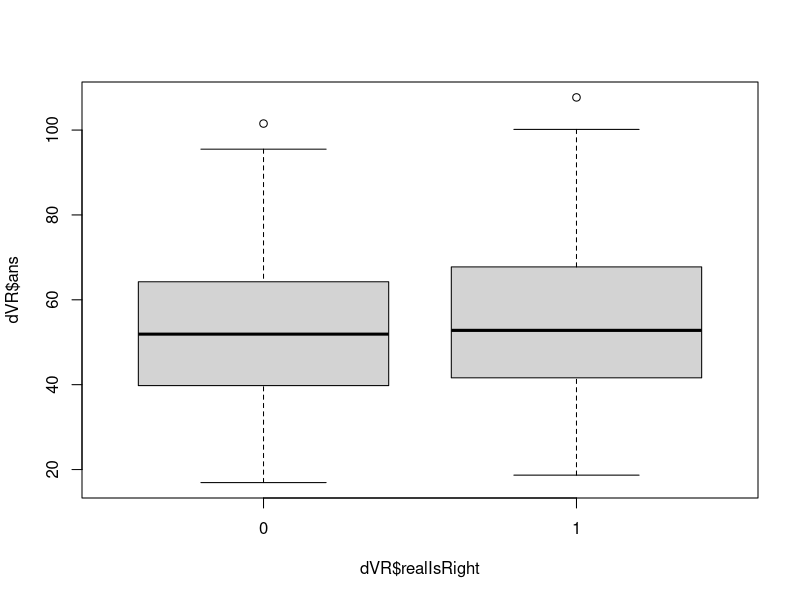
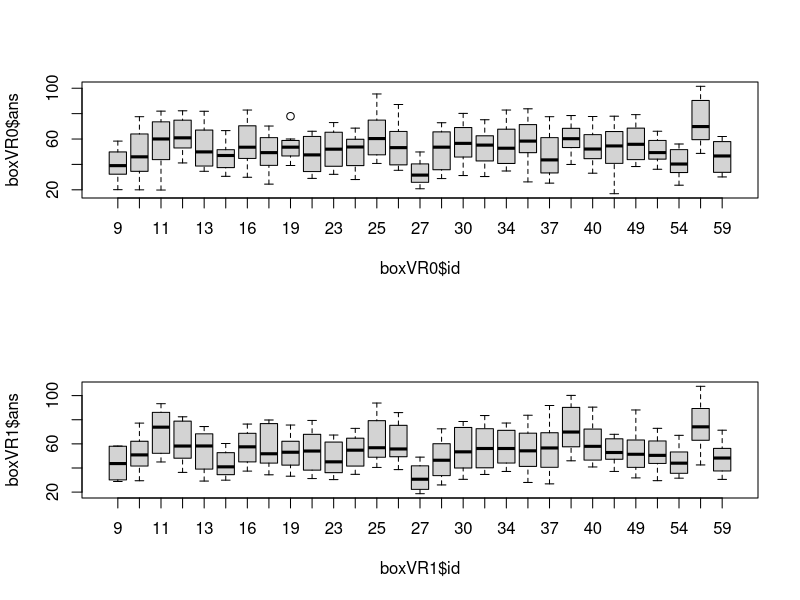

The R script that drew these images, in order: (Note: this script raises an error after producing the figures.)
setwd("~/ExoAR/dataAnalysis/Rstuff")

library(car)
library(ggplot2)

library("afex")     # needed for ANOVA functions.
library("emmeans")  # emmeans must now be loaded explicitly for follow-up tests.
library("multcomp") # for advanced control for multiple testing/Type 1 errors.

afex_options(emmeans_model = "multivariate") # use multivariate model for all follow-up tests.

d <- read.table('trimmedData.csv',header = TRUE, sep = ',')

d$ans <- d$ans*100

#trim data to delete errors
d$relativeAns <- d$ans/d$e
d<-d[d$relativeAns>0.35,]

rawD <- d

#full factorial model
d$realIsRight <- factor(d$realIsRight)
d$rep <- factor(d$rep)
d$e <- factor(d$e)

# mean between the two rep
d<-aggregate(ans~realIsRight+e+type+id,data=d,FUN=mean)

#ggplot(data=d, aes(x=e, y=relativeAns, colour=factor(type)))+ stat_smooth(method=lm, fullrange=FALSE) + geom_point()

# test if the VR/RV factor is relevent
dVR <- d[which(d$type=="RV"),]
boxplot(dVR$ans ~ dVR$realIsRight)
fitRV <- lm(ans ~ e + realIsRight + (1|id), data=dVR)
summary(fitRV)
anova(fitRV)

boxVR0 <- dVR[which(dVR$realIsRight==0),]
boxVR1 <- dVR[which(dVR$realIsRight==1),]
par(mfrow=c(2,1))
boxplot(boxVR0$ans ~ boxVR0$id)
boxplot(boxVR1$ans ~ boxVR1$id)

par(mfrow=c(1,1))
boxplot(boxVR$ans ~ boxVR$realIsRight + boxVR$id)

# complete model
fitAll <- lm(ans ~ e * type * realIsRight + (1|id), data=d)
summary(fitAll)
anova(fitAll)


### previous
# since the anova is not significant, we delete this model and average the results
d<-aggregate(ans~e+type+id,data=d,FUN=mean)


#some plots
d$relativeAns <- d$ans/d$e

boxplot(d$ans ~ d$id)
boxplot(d$relativeAns ~ d$id)

boxplot(d$ans ~ d$e)
boxplot(d$relativeAns ~ d$e)

boxplot(d$ans ~ d$type)
boxplot(d$relativeAns ~ d$type)

### Old model, not relevent
fit1 <- lm(ans ~ e + type*realIsRight, data=d)
summary(fit1)
ano1<-aov(fit1)
TukeyHSD(ano1)

fit2 <- lm(ans ~ e + type, data=d)
summary(fit2)
ano2<-aov(fit2)
summary(ano2)

# layout(matrix(1:4,2,2))
# plot(fit1)

### plot the linear fit
par(mfrow=c(1,1))
plot <- ggplot(data=d, aes(x=e, y=ans, colour=factor(type)))
plot + stat_smooth(method=lm, fullrange=FALSE) + geom_point()
plot + stat_smooth(method=lm, fullrange=FALSE) + geom_point() + facet_wrap(~as.factor(id), nrow=5)

### compute anova
a1 <- aov_ez("id", "ans", d, between = NULL, within = c("e","type"),anova_table = list(es = "pes"))
nice(a1$anova_table)

### do post-hoc
m1 <- emmeans(a1$aov, ~ type)
summary(as.glht(pairs(m1)), test=adjusted("bonferroni"))
m2 <- emmeans(a1$aov, ~ e)
summary(as.glht(pairs(m2)), test=adjusted("bonferroni"))
m3 <- emmeans(a1$aov, ~ type+e)
summary(as.glht(pairs(m3)), test=adjusted("bonferroni"))

### agregate data for plot
aggD<-aggregate(ans~e+type, rawD ,function(x) c(mean=mean(x),sd = sd(x)))
aggD$sd<-aggD$ans[,"sd"]
aggD$ans<-aggD$ans[,"mean"]
aggD<-aggD[order(e,type),]

n<-length(unique(d$id))
x0<-aggD[aggD$type=="RR",]$e
x1<-aggD[aggD$type=="RV",]$e-1
x2<-aggD[aggD$type=="VV",]$e+1
y0<-aggD[aggD$type=="RR",]$ans
y1<-aggD[aggD$type=="RV",]$ans
y2<-aggD[aggD$type=="VV",]$ans
se0<-aggD[aggD$type=="RR",]$sd/sqrt(n)
se1<-aggD[aggD$type=="RV",]$sd/sqrt(n)
se2<-aggD[aggD$type=="VV",]$sd/sqrt(n)
plot(y0 ~ x0,
     ylim=c(20,100),
     xlim=c(20,65),
     main=" ",
     ylab="Perceived distance (cm)",
     xlab="Real distance (cm)",
     col="red")
points(y1 ~ x1, col="green")
points(y2~x2, col="blue")
arrows(x0,y0-se0/2,x0,y0+se0/2, length=0.05, angle=90, code=3, col="red")
arrows(x1,y1-se1/2,x1,y1+se1/2, length=0.05, angle=90, code=3, col="green")
arrows(x2,y2-se2/2,x2,y2+se2/2, length=0.05, angle=90, code=3, col="blue")
lines(c(0,120),c(0,120),lty=2,col="black")
legend(57,35,
       c("RR","RV","VV"),
       pch = 1,
       col=c("red","green","blue"))



### NEW

d <- rawD

dRR <- d[which(d$type=="RR"),]
dRR$type <- "RR"
dRV <- d[which(d$type=="RV" & d$realIsRight==0),]
dRV$type <- "RV"
dVR <- d[which(d$type=="RV" & d$realIsRight==1),]
dVR$type <- "VR"
dVV <- d[which(d$type=="VV"),]
dVV$type <- "VV"

d<- rbind(dRR,dRV,dVR,dVV)
d$type <- factor(d$type)

fit3 <- lm(ans ~ e + type, data=d)
summary(fit3)
ano3<-aov(fit3)
summary(ano3)


### agregate data for plot
aggD<-aggregate(ans~e+type, d ,function(x) c(mean=mean(x),sd = sd(x)))
aggD$sd<-aggD$ans[,"sd"]
aggD$ans<-aggD$ans[,"mean"]
aggD<-aggD[order(e,type),]

n<-length(unique(d$id))
x0<-aggD[aggD$type=="RR",]$e-2
x1<-aggD[aggD$type=="RV",]$e
x3<-aggD[aggD$type=="VR",]$e-1
x2<-aggD[aggD$type=="VV",]$e+1
y0<-aggD[aggD$type=="RR",]$ans
y1<-aggD[aggD$type=="RV",]$ans
y3<-aggD[aggD$type=="VR",]$ans
y2<-aggD[aggD$type=="VV",]$ans
se0<-aggD[aggD$type=="RR",]$sd/sqrt(n)
se1<-aggD[aggD$type=="RV",]$sd/sqrt(n)
se3<-aggD[aggD$type=="VR",]$sd/sqrt(n)
se2<-aggD[aggD$type=="VV",]$sd/sqrt(n)
plot(y0 ~ x0,
     ylim=c(20,100),
     xlim=c(20,65),
     main=" ",
     ylab="Perceived distance (cm)",
     xlab="Real distance (cm)",
     col="red")
points(y1 ~ x1, col="green")
points(y2~x2, col="blue")
points(y3~x3, col="orange")
arrows(x0,y0-se0/2,x0,y0+se0/2, length=0.05, angle=90, code=3, col="red")
arrows(x1,y1-se1/2,x1,y1+se1/2, length=0.05, angle=90, code=3, col="green")
arrows(x2,y2-se2/2,x2,y2+se2/2, length=0.05, angle=90, code=3, col="blue")
arrows(x3,y3-se3/2,x3,y3+se3/2, length=0.05, angle=90, code=3, col="orange")
lines(c(0,120),c(0,120),lty=2,col="black")
legend(57,35,
       c("RR","RV","VR","VV"),
       pch = 1,
       col=c("red","green","orange","blue"))



# realtive 

d$relativeAns <- d$ans / d$e

### agregate data for plot
aggD<-aggregate(relativeAns~e+type, d ,function(x) c(mean=mean(x),sd = sd(x)))
aggD$sd<-aggD$relativeAns[,"sd"]
aggD$relativeAns<-aggD$relativeAns[,"mean"]
aggD<-aggD[order(e,type),]

n<-length(unique(d$id))
x0<-aggD[aggD$type=="RR",]$e-2
x1<-aggD[aggD$type=="RV",]$e-1
x3<-aggD[aggD$type=="VR",]$e
x2<-aggD[aggD$type=="VV",]$e+1
y0<-aggD[aggD$type=="RR",]$relativeAns
y1<-aggD[aggD$type=="RV",]$relativeAns
y3<-aggD[aggD$type=="VR",]$relativeAns
y2<-aggD[aggD$type=="VV",]$relativeAns
se0<-aggD[aggD$type=="RR",]$sd/sqrt(n)
se1<-aggD[aggD$type=="RV",]$sd/sqrt(n)
se3<-aggD[aggD$type=="VR",]$sd/sqrt(n)
se2<-aggD[aggD$type=="VV",]$sd/sqrt(n)
plot(y0 ~ x0,
     ylim=c(1,1.5),
     xlim=c(20,65),
     main=" ",
     ylab="Perceived distance (cm)",
     xlab="Real distance (cm)",
     col="red")
points(y1 ~ x1, col="green")
points(y2~x2, col="blue")
points(y3~x3, col="orange")
arrows(x0,y0-se0/2,x0,y0+se0/2, length=0.05, angle=90, code=3, col="red")
arrows(x1,y1-se1/2,x1,y1+se1/2, length=0.05, angle=90, code=3, col="green")
arrows(x2,y2-se2/2,x2,y2+se2/2, length=0.05, angle=90, code=3, col="blue")
arrows(x3,y3-se3/2,x3,y3+se3/2, length=0.05, angle=90, code=3, col="orange")
#lines(c(0,120),c(0,120),lty=2,col="black")
legend(57,35,
       c("RR","RV","VR","VV"),
       pch = 1,
       col=c("red","green","orange","blue"))


# gaucher

d <- rawD

dRR <- d[which(d$type=="RR"),]
dRR$type <- "RR"
dRV <- d[which(d$type=="RV" & d$realIsRight==0),]
dRV$type <- "RV"
dVR <- d[which(d$type=="RV" & d$realIsRight==1),]
dVR$type <- "VR"
dVV <- d[which(d$type=="VV"),]
dVV$type <- "VV"

d<- rbind(dRR,dRV,dVR,dVV)
d$type <- factor(d$type)

d<- d[which(d$id == 11),]

boxplot(d$ans~d$type+d$e)

## participants

d <- rawD

dRR <- d[which(d$type=="RR"),]
dRR$type <- "RR"
dRV <- d[which(d$type=="RV" & d$realIsRight==0),]
dRV$type <- "RV"
dVR <- d[which(d$type=="RV" & d$realIsRight==1),]
dVR$type <- "VR"
dVV <- d[which(d$type=="VV"),]
dVV$type <- "VV"

d<- rbind(dRR,dRV,dVR,dVV)

p <- read.table('participants.csv',header=TRUE, sep = ',')

d<-merge(d,p,by.x = "id",by.y = "id")

dVdom1 <- d[which(d$type=="RV" & d$eye=="Droit"),]
dVdom1$type <- "Vdom"
dVdom2 <- d[which(d$type=="VR" & d$eye=="Gauche"),]
dVdom2$type <- "Vdom"
dRdom1 <- d[which(d$type=="RV" & d$eye=="Gauche"),]
dRdom1$type <- "Rdom"
dRdom2 <- d[which(d$type=="VR" & d$eye=="Droit"),]
dRdom2$type <- "Rdom"

dRR$eye <- NA
dVV$eye <- NA

d<-rbind(dVdom1,dVdom2,dRdom1,dRdom2,dRR,dVV)

d$type<-factor(d$type)

fit4 <- lm(ans ~ e + type, data=d)
summary(fit4)
ano4<-aov(fit4)
summary(ano4)


### agregate data for plot
aggD<-aggregate(ans~e+type, d ,function(x) c(mean=mean(x),sd = sd(x)))
aggD$sd<-aggD$ans[,"sd"]
aggD$ans<-aggD$ans[,"mean"]
aggD<-aggD[order(e,type),]

n<-length(unique(d$id))
x0<-aggD[aggD$type=="RR",]$e-2
x1<-aggD[aggD$type=="Vdom",]$e
x3<-aggD[aggD$type=="Rdom",]$e-1
x2<-aggD[aggD$type=="VV",]$e+1

y0<-aggD[aggD$type=="RR",]$ans
y2<-aggD[aggD$type=="VV",]$ans
se0<-aggD[aggD$type=="RR",]$sd/sqrt(n)
se2<-aggD[aggD$type=="VV",]$sd/sqrt(n)
y1<-aggD[aggD$type=="Vdom",]$ans
y3<-aggD[aggD$type=="Rdom",]$ans
se1<-aggD[aggD$type=="Vdom",]$sd/sqrt(n)
se3<-aggD[aggD$type=="Rdom",]$sd/sqrt(n)
plot(y0 ~ x0,
     ylim=c(0,100),
     xlim=c(20,65),
     main=" ",
     ylab="Perceived distance (cm)",
     xlab="Real distance (cm)",
     col="red")
points(y1 ~ x1, col="green")
points(y2~x2, col="blue")
points(y3~x3, col="orange")
arrows(x0,y0-se0/2,x0,y0+se0/2, length=0.05, angle=90, code=3, col="red")
arrows(x1,y1-se1/2,x1,y1+se1/2, length=0.05, angle=90, code=3, col="green")
arrows(x3,y3-se3/2,x3,y3+se3/2, length=0.05, angle=90, code=3, col="orange")
arrows(x2,y2-se2/2,x2,y2+se2/2, length=0.05, angle=90, code=3, col="blue")
lines(c(0,120),c(0,120),lty=2,col="black")
legend(57,35,
       c("RR","Rdom","Vdom","VV"),
       pch = 1,
       col=c("red","orange","green","blue"))
